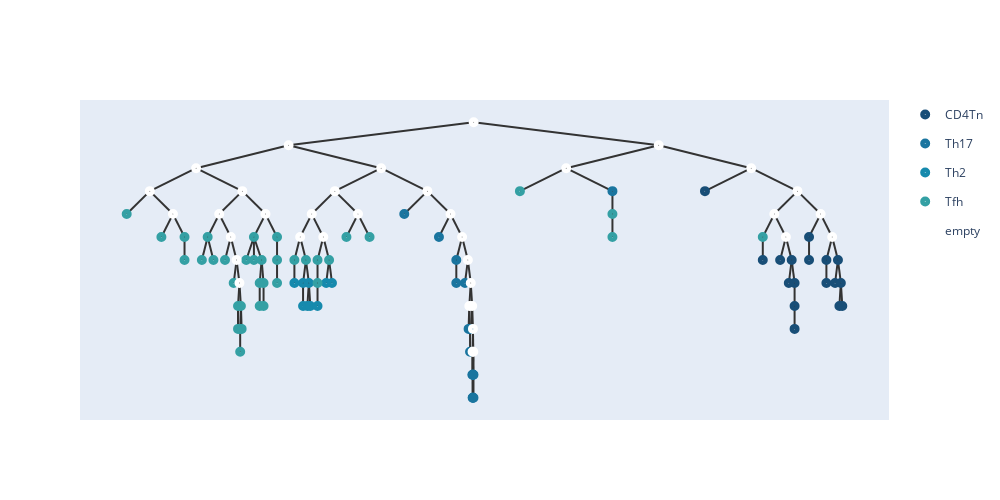

This figure's notebook cell:
### Code cell
temp,root = merge_points(similarities,root,nodes1,embeddings,0,1,100,n)
for i in nodes1:
    i.hyper = temp[int(i)]
    i.value =  temp[int(i)]
embeddings = temp.numpy();
add_meta(root,meta_list1,[])
show_tree(root,color=['#184e77','#1a759f','#168aad',"#34a0a4",'#52b69a','#99d98c','#76c893','#99d98c']).show_fig()
remove_meta(root);

### Figure 1 — Plotly figure (JSON) as saved in the notebook; plotly's stock layout.template omitted (floating-point values rounded to 4 significant figures)
{"data": [{"hoverinfo": "text", "hovertext": ["38_CD4Tn", "58_CD4Tn", "64_CD4Tn", "60_CD4Tn", "66_CD4Tn", "13_CD4Tn", "32_CD4Tn", "12_CD4Tn", "22_CD4Tn", "65_CD4Tn", "74_CD4Tn", "59_CD4Tn", "21_CD4Tn", "16_CD4Tn", "67_CD4Tn", "27_CD4Tn", "40_CD4Tn"], "legendgroup": "CD4Tn", "marker": {"color": "#184e77", "size": 10, "symbol": "circle-dot"}, "mode": "markers+text", "name": "CD4Tn", "type": "scatter", "x": [8.312, 9.016, 9.227, 9.367, 9.332, 9.402, 9.402, 9.402, 9.578, 9.578, 9.789, 9.789, 9.93, 9.895, 9.965, 9.947, 9.982], "y": [0.5, -4, -4, -4, -5.5, -5.5, -7, -8.5, -2.5, -4, -4, -5.5, -4, -5.5, -5.5, -7, -7]}, {"hoverinfo": "text", "hovertext": ["76_Th17", "71_Th17", "14_Th17", "28_Th17", "50_Th17", "26_Th17", "25_Th17", "23_Th17", "6_Th17", "63_Th17", "17_Th17", "19_Th17", "33_Th17", "9_Th17", "73_Th17", "55_Th17", "30_Th17"], "legendgroup": "Th17", "marker": {"color": "#1a759f", "size": 10, "symbol": "circle-dot"}, "mode": "markers+text", "name": "Th17", "type": "scatter", "x": [4.656, 5.078, 5.289, 5.289, 5.395, 5.438, 5.456, 5.456, 5.474, 5.485, 5.489, 5.488, 5.49, 5.493, 5.498, 5.498, 7.188], "y": [-1, -2.5, -4, -5.5, -5.5, -8.5, -8.5, -10, -8.5, -11.5, -11.5, -13, -13, -11.5, -11.5, -13, 0.5]}, {"hoverinfo": "text", "hovertext": ["2_Th2", "8_Th2", "54_Th2", "11_Th2", "0_Th2", "7_Th2", "72_Th2", "48_Th2", "78_Th2"], "legendgroup": "Th2", "marker": {"color": "#168aad", "size": 10, "symbol": "circle-dot"}, "mode": "markers+text", "name": "Th2", "type": "scatter", "x": [3.32, 3.426, 3.426, 3.496, 3.479, 3.514, 3.602, 3.707, 3.777], "y": [-5.5, -5.5, -7, -5.5, -7, -7, -7, -5.5, -5.5]}, {"hoverinfo": "text", "hovertext": ["31_Tfh", "61_Tfh", "44_Tfh", "20_Tfh", "1_Tfh", "49_Tfh", "4_Tfh", "37_Tfh", "51_Tfh", "34_Tfh", "43_Tfh", "56_Tfh", "62_Tfh", "68_Tfh", "10_Tfh", "52_Tfh", "53_Tfh", "36_Tfh", "18_Tfh", "75_Tfh", "5_Tfh", "46_Tfh", "57_Tfh", "79_Tfh", "42_Tfh", "45_Tfh", "35_Tfh", "47_Tfh", "39_Tfh", "15_Tfh", "41_Tfh", "29_Tfh", "69_Tfh", "70_Tfh", "3_Tfh", "24_Tfh", "77_Tfh"], "legendgroup": "Tfh", "marker": {"color": "#34a0a4", "size": 10, "symbol": "circle-dot"}, "mode": "markers+text", "name": "Tfh", "type": "scatter", "x": [1.281, 1.703, 1.984, 1.984, 2.266, 2.195, 2.336, 2.477, 2.582, 2.635, 2.635, 2.67, 2.661, 2.661, 2.679, 2.828, 2.734, 2.828, 2.922, 2.898, 2.898, 2.945, 2.945, 3.109, 3.109, 3.109, 3.32, 3.461, 3.602, 3.602, 3.742, 3.953, 4.234, 6.062, 7.188, 7.188, 9.016], "y": [-1, -2.5, -2.5, -4, -2.5, -4, -4, -4, -5.5, -7, -8.5, -7, -8.5, -10, -8.5, -2.5, -4, -4, -4, -5.5, -7, -5.5, -7, -2.5, -4, -5.5, -4, -4, -4, -5.5, -4, -2.5, -2.5, 0.5, -1, -2.5, -2.5]}, {"hoverinfo": "text", "hovertext": ["158", "156", "151", "148", "144", "149", "132", "129", "126", "125", "141", "155", "150", "134", "118", "131", "138", "153", "152", "145", "142", "140", "137", "139", "136", "127", "135", "157", "146", "154", "147", "128", "124", "143", "130"], "legendgroup": "empty", "marker": {"color": "#fff", "size": 10, "symbol": "circle-dot"}, "mode": "markers+text", "name": "empty", "type": "scatter", "x": [5.5, 3.25, 2.125, 1.562, 1.844, 2.688, 2.406, 2.547, 2.617, 2.652, 2.969, 4.375, 3.812, 3.531, 3.391, 3.672, 4.094, 4.938, 5.219, 5.359, 5.43, 5.465, 5.447, 5.482, 5.491, 5.487, 5.496, 7.75, 6.625, 8.875, 9.438, 9.156, 9.297, 9.719, 9.859], "y": [5, 3.5, 2, 0.5, -1, 0.5, -1, -2.5, -4, -5.5, -1, 2, 0.5, -1, -2.5, -2.5, -1, 0.5, -1, -2.5, -4, -5.5, -7, -7, -8.5, -10, -10, 3.5, 2, 2, 0.5, -1, -2.5, -1, -2.5]}], "layout": {"height": 500, "shapes": [{"layer": "below", "line": {"color": "#333", "width": 2}, "type": "line", "x0": 5.5, "x1": 5.5, "y0": 5, "y1": 5}, {"layer": "below", "line": {"color": "#333", "width": 2}, "type": "line", "x0": 5.5, "x1": 3.25, "y0": 5, "y1": 3.5}, {"layer": "below", "line": {"color": "#333", "width": 2}, "type": "line", "x0": 3.25, "x1": 2.125, "y0": 3.5, "y1": 2}, {"layer": "below", "line": {"color": "#333", "width": 2}, "type": "line", "x0": 2.125, "x1": 1.562, "y0": 2, "y1": 0.5}, {"layer": "below", "line": {"color": "#333", "width": 2}, "type": "line", "x0": 1.562, "x1": 1.281, "y0": 0.5, "y1": -1}, {"layer": "below", "line": {"color": "#333", "width": 2}, "type": "line", "x0": 1.562, "x1": 1.844, "y0": 0.5, "y1": -1}, {"layer": "below", "line": {"color": "#333", "width": 2}, "type": "line", "x0": 1.844, "x1": 1.703, "y0": -1, "y1": -2.5}, {"layer": "below", "line": {"color": "#333", "width": 2}, "type": "line", "x0": 1.844, "x1": 1.984, "y0": -1, "y1": -2.5}, {"layer": "below", "line": {"color": "#333", "width": 2}, "type": "line", "x0": 1.984, "x1": 1.984, "y0": -2.5, "y1": -4}, {"layer": "below", "line": {"color": "#333", "width": 2}, "type": "line", "x0": 2.125, "x1": 2.688, "y0": 2, "y1": 0.5}, {"layer": "below", "line": {"color": "#333", "width": 2}, "type": "line", "x0": 2.688, "x1": 2.406, "y0": 0.5, "y1": -1}, {"layer": "below", "line": {"color": "#333", "width": 2}, "type": "line", "x0": 2.406, "x1": 2.266, "y0": -1, "y1": -2.5}, {"layer": "below", "line": {"color": "#333", "width": 2}, "type": "line", "x0": 2.266, "x1": 2.195, "y0": -2.5, "y1": -4}, {"layer": "below", "line": {"color": "#333", "width": 2}, "type": "line", "x0": 2.266, "x1": 2.336, "y0": -2.5, "y1": -4}, {"layer": "below", "line": {"color": "#333", "width": 2}, "type": "line", "x0": 2.406, "x1": 2.547, "y0": -1, "y1": -2.5}, {"layer": "below", "line": {"color": "#333", "width": 2}, "type": "line", "x0": 2.547, "x1": 2.477, "y0": -2.5, "y1": -4}, {"layer": "below", "line": {"color": "#333", "width": 2}, "type": "line", "x0": 2.547, "x1": 2.617, "y0": -2.5, "y1": -4}, {"layer": "below", "line": {"color": "#333", "width": 2}, "type": "line", "x0": 2.617, "x1": 2.582, "y0": -4, "y1": -5.5}, {"layer": "below", "line": {"color": "#333", "width": 2}, "type": "line", "x0": 2.617, "x1": 2.652, "y0": -4, "y1": -5.5}, {"layer": "below", "line": {"color": "#333", "width": 2}, "type": "line", "x0": 2.652, "x1": 2.635, "y0": -5.5, "y1": -7}, {"layer": "below", "line": {"color": "#333", "width": 2}, "type": "line", "x0": 2.635, "x1": 2.635, "y0": -7, "y1": -8.5}, {"layer": "below", "line": {"color": "#333", "width": 2}, "type": "line", "x0": 2.652, "x1": 2.67, "y0": -5.5, "y1": -7}, {"layer": "below", "line": {"color": "#333", "width": 2}, "type": "line", "x0": 2.67, "x1": 2.661, "y0": -7, "y1": -8.5}, {"layer": "below", "line": {"color": "#333", "width": 2}, "type": "line", "x0": 2.661, "x1": 2.661, "y0": -8.5, "y1": -10}, {"layer": "below", "line": {"color": "#333", "width": 2}, "type": "line", "x0": 2.67, "x1": 2.679, "y0": -7, "y1": -8.5}, {"layer": "below", "line": {"color": "#333", "width": 2}, "type": "line", "x0": 2.688, "x1": 2.969, "y0": 0.5, "y1": -1}, {"layer": "below", "line": {"color": "#333", "width": 2}, "type": "line", "x0": 2.969, "x1": 2.828, "y0": -1, "y1": -2.5}, {"layer": "below", "line": {"color": "#333", "width": 2}, "type": "line", "x0": 2.828, "x1": 2.734, "y0": -2.5, "y1": -4}, {"layer": "below", "line": {"color": "#333", "width": 2}, "type": "line", "x0": 2.828, "x1": 2.828, "y0": -2.5, "y1": -4}, {"layer": "below", "line": {"color": "#333", "width": 2}, "type": "line", "x0": 2.828, "x1": 2.922, "y0": -2.5, "y1": -4}, {"layer": "below", "line": {"color": "#333", "width": 2}, "type": "line", "x0": 2.922, "x1": 2.898, "y0": -4, "y1": -5.5}, {"layer": "below", "line": {"color": "#333", "width": 2}, "type": "line", "x0": 2.898, "x1": 2.898, "y0": -5.5, "y1": -7}, {"layer": "below", "line": {"color": "#333", "width": 2}, "type": "line", "x0": 2.922, "x1": 2.945, "y0": -4, "y1": -5.5}, {"layer": "below", "line": {"color": "#333", "width": 2}, "type": "line", "x0": 2.945, "x1": 2.945, "y0": -5.5, "y1": -7}, {"layer": "below", "line": {"color": "#333", "width": 2}, "type": "line", "x0": 2.969, "x1": 3.109, "y0": -1, "y1": -2.5}, {"layer": "below", "line": {"color": "#333", "width": 2}, "type": "line", "x0": 3.109, "x1": 3.109, "y0": -2.5, "y1": -4}, {"layer": "below", "line": {"color": "#333", "width": 2}, "type": "line", "x0": 3.109, "x1": 3.109, "y0": -4, "y1": -5.5}, {"layer": "below", "line": {"color": "#333", "width": 2}, "type": "line", "x0": 3.25, "x1": 4.375, "y0": 3.5, "y1": 2}, {"layer": "below", "line": {"color": "#333", "width": 2}, "type": "line", "x0": 4.375, "x1": 3.812, "y0": 2, "y1": 0.5}, {"layer": "below", "line": {"color": "#333", "width": 2}, "type": "line", "x0": 3.812, "x1": 3.531, "y0": 0.5, "y1": -1}, {"layer": "below", "line": {"color": "#333", "width": 2}, "type": "line", "x0": 3.531, "x1": 3.391, "y0": -1, "y1": -2.5}, {"layer": "below", "line": {"color": "#333", "width": 2}, "type": "line", "x0": 3.391, "x1": 3.32, "y0": -2.5, "y1": -4}, {"layer": "below", "line": {"color": "#333", "width": 2}, "type": "line", "x0": 3.32, "x1": 3.32, "y0": -4, "y1": -5.5}, {"layer": "below", "line": {"color": "#333", "width": 2}, "type": "line", "x0": 3.391, "x1": 3.461, "y0": -2.5, "y1": -4}, {"layer": "below", "line": {"color": "#333", "width": 2}, "type": "line", "x0": 3.461, "x1": 3.426, "y0": -4, "y1": -5.5}, {"layer": "below", "line": {"color": "#333", "width": 2}, "type": "line", "x0": 3.426, "x1": 3.426, "y0": -5.5, "y1": -7}, {"layer": "below", "line": {"color": "#333", "width": 2}, "type": "line", "x0": 3.461, "x1": 3.496, "y0": -4, "y1": -5.5}, {"layer": "below", "line": {"color": "#333", "width": 2}, "type": "line", "x0": 3.496, "x1": 3.479, "y0": -5.5, "y1": -7}, {"layer": "below", "line": {"color": "#333", "width": 2}, "type": "line", "x0": 3.496, "x1": 3.514, "y0": -5.5, "y1": -7}, {"layer": "below", "line": {"color": "#333", "width": 2}, "type": "line", "x0": 3.531, "x1": 3.672, "y0": -1, "y1": -2.5}, {"layer": "below", "line": {"color": "#333", "width": 2}, "type": "line", "x0": 3.672, "x1": 3.602, "y0": -2.5, "y1": -4}, {"layer": "below", "line": {"color": "#333", "width": 2}, "type": "line", "x0": 3.602, "x1": 3.602, "y0": -4, "y1": -5.5}, {"layer": "below", "line": {"color": "#333", "width": 2}, "type": "line", "x0": 3.602, "x1": 3.602, "y0": -5.5, "y1": -7}, {"layer": "below", "line": {"color": "#333", "width": 2}, "type": "line", "x0": 3.672, "x1": 3.742, "y0": -2.5, "y1": -4}, {"layer": "below", "line": {"color": "#333", "width": 2}, "type": "line", "x0": 3.742, "x1": 3.707, "y0": -4, "y1": -5.5}, {"layer": "below", "line": {"color": "#333", "width": 2}, "type": "line", "x0": 3.742, "x1": 3.777, "y0": -4, "y1": -5.5}, {"layer": "below", "line": {"color": "#333", "width": 2}, "type": "line", "x0": 3.812, "x1": 4.094, "y0": 0.5, "y1": -1}, {"layer": "below", "line": {"color": "#333", "width": 2}, "type": "line", "x0": 4.094, "x1": 3.953, "y0": -1, "y1": -2.5}, {"layer": "below", "line": {"color": "#333", "width": 2}, "type": "line", "x0": 4.094, "x1": 4.234, "y0": -1, "y1": -2.5}, {"layer": "below", "line": {"color": "#333", "width": 2}, "type": "line", "x0": 4.375, "x1": 4.938, "y0": 2, "y1": 0.5}, {"layer": "below", "line": {"color": "#333", "width": 2}, "type": "line", "x0": 4.938, "x1": 4.656, "y0": 0.5, "y1": -1}, {"layer": "below", "line": {"color": "#333", "width": 2}, "type": "line", "x0": 4.938, "x1": 5.219, "y0": 0.5, "y1": -1}, {"layer": "below", "line": {"color": "#333", "width": 2}, "type": "line", "x0": 5.219, "x1": 5.078, "y0": -1, "y1": -2.5}, {"layer": "below", "line": {"color": "#333", "width": 2}, "type": "line", "x0": 5.219, "x1": 5.359, "y0": -1, "y1": -2.5}, {"layer": "below", "line": {"color": "#333", "width": 2}, "type": "line", "x0": 5.359, "x1": 5.289, "y0": -2.5, "y1": -4}, {"layer": "below", "line": {"color": "#333", "width": 2}, "type": "line", "x0": 5.289, "x1": 5.289, "y0": -4, "y1": -5.5}, {"layer": "below", "line": {"color": "#333", "width": 2}, "type": "line", "x0": 5.359, "x1": 5.43, "y0": -2.5, "y1": -4}, {"layer": "below", "line": {"color": "#333", "width": 2}, "type": "line", "x0": 5.43, "x1": 5.395, "y0": -4, "y1": -5.5}, {"layer": "below", "line": {"color": "#333", "width": 2}, "type": "line", "x0": 5.43, "x1": 5.465, "y0": -4, "y1": -5.5}, {"layer": "below", "line": {"color": "#333", "width": 2}, "type": "line", "x0": 5.465, "x1": 5.447, "y0": -5.5, "y1": -7}, {"layer": "below", "line": {"color": "#333", "width": 2}, "type": "line", "x0": 5.447, "x1": 5.438, "y0": -7, "y1": -8.5}, {"layer": "below", "line": {"color": "#333", "width": 2}, "type": "line", "x0": 5.447, "x1": 5.456, "y0": -7, "y1": -8.5}, {"layer": "below", "line": {"color": "#333", "width": 2}, "type": "line", "x0": 5.456, "x1": 5.456, "y0": -8.5, "y1": -10}, {"layer": "below", "line": {"color": "#333", "width": 2}, "type": "line", "x0": 5.465, "x1": 5.482, "y0": -5.5, "y1": -7}, {"layer": "below", "line": {"color": "#333", "width": 2}, "type": "line", "x0": 5.482, "x1": 5.474, "y0": -7, "y1": -8.5}, {"layer": "below", "line": {"color": "#333", "width": 2}, "type": "line", "x0": 5.482, "x1": 5.491, "y0": -7, "y1": -8.5}, {"layer": "below", "line": {"color": "#333", "width": 2}, "type": "line", "x0": 5.491, "x1": 5.487, "y0": -8.5, "y1": -10}, {"layer": "below", "line": {"color": "#333", "width": 2}, "type": "line", "x0": 5.487, "x1": 5.485, "y0": -10, "y1": -11.5}, {"layer": "below", "line": {"color": "#333", "width": 2}, "type": "line", "x0": 5.487, "x1": 5.489, "y0": -10, "y1": -11.5}, {"layer": "below", "line": {"color": "#333", "width": 2}, "type": "line", "x0": 5.489, "x1": 5.488, "y0": -11.5, "y1": -13}, {"layer": "below", "line": {"color": "#333", "width": 2}, "type": "line", "x0": 5.489, "x1": 5.49, "y0": -11.5, "y1": -13}, {"layer": "below", "line": {"color": "#333", "width": 2}, "type": "line", "x0": 5.491, "x1": 5.496, "y0": -8.5, "y1": -10}, {"layer": "below", "line": {"color": "#333", "width": 2}, "type": "line", "x0": 5.496, "x1": 5.493, "y0": -10, "y1": -11.5}, {"layer": "below", "line": {"color": "#333", "width": 2}, "type": "line", "x0": 5.496, "x1": 5.498, "y0": -10, "y1": -11.5}, {"layer": "below", "line": {"color": "#333", "width": 2}, "type": "line", "x0": 5.498, "x1": 5.498, "y0": -11.5, "y1": -13}, {"layer": "below", "line": {"color": "#333", "width": 2}, "type": "line", "x0": 5.5, "x1": 7.75, "y0": 5, "y1": 3.5}, {"layer": "below", "line": {"color": "#333", "width": 2}, "type": "line", "x0": 7.75, "x1": 6.625, "y0": 3.5, "y1": 2}, {"layer": "below", "line": {"color": "#333", "width": 2}, "type": "line", "x0": 6.625, "x1": 6.062, "y0": 2, "y1": 0.5}, {"layer": "below", "line": {"color": "#333", "width": 2}, "type": "line", "x0": 6.625, "x1": 7.188, "y0": 2, "y1": 0.5}, {"layer": "below", "line": {"color": "#333", "width": 2}, "type": "line", "x0": 7.188, "x1": 7.188, "y0": 0.5, "y1": -1}, {"layer": "below", "line": {"color": "#333", "width": 2}, "type": "line", "x0": 7.188, "x1": 7.188, "y0": -1, "y1": -2.5}, {"layer": "below", "line": {"color": "#333", "width": 2}, "type": "line", "x0": 7.75, "x1": 8.875, "y0": 3.5, "y1": 2}, {"layer": "below", "line": {"color": "#333", "width": 2}, "type": "line", "x0": 8.875, "x1": 8.312, "y0": 2, "y1": 0.5}, {"layer": "below", "line": {"color": "#333", "width": 2}, "type": "line", "x0": 8.875, "x1": 9.438, "y0": 2, "y1": 0.5}, {"layer": "below", "line": {"color": "#333", "width": 2}, "type": "line", "x0": 9.438, "x1": 9.156, "y0": 0.5, "y1": -1}, {"layer": "below", "line": {"color": "#333", "width": 2}, "type": "line", "x0": 9.156, "x1": 9.016, "y0": -1, "y1": -2.5}, {"layer": "below", "line": {"color": "#333", "width": 2}, "type": "line", "x0": 9.016, "x1": 9.016, "y0": -2.5, "y1": -4}, {"layer": "below", "line": {"color": "#333", "width": 2}, "type": "line", "x0": 9.156, "x1": 9.297, "y0": -1, "y1": -2.5}, {"layer": "below", "line": {"color": "#333", "width": 2}, "type": "line", "x0": 9.297, "x1": 9.227, "y0": -2.5, "y1": -4}, {"layer": "below", "line": {"color": "#333", "width": 2}, "type": "line", "x0": 9.297, "x1": 9.367, "y0": -2.5, "y1": -4}, {"layer": "below", "line": {"color": "#333", "width": 2}, "type": "line", "x0": 9.367, "x1": 9.332, "y0": -4, "y1": -5.5}, {"layer": "below", "line": {"color": "#333", "width": 2}, "type": "line", "x0": 9.367, "x1": 9.402, "y0": -4, "y1": -5.5}, {"layer": "below", "line": {"color": "#333", "width": 2}, "type": "line", "x0": 9.402, "x1": 9.402, "y0": -5.5, "y1": -7}, {"layer": "below", "line": {"color": "#333", "width": 2}, "type": "line", "x0": 9.402, "x1": 9.402, "y0": -7, "y1": -8.5}, {"layer": "below", "line": {"color": "#333", "width": 2}, "type": "line", "x0": 9.438, "x1": 9.719, "y0": 0.5, "y1": -1}, {"layer": "below", "line": {"color": "#333", "width": 2}, "type": "line", "x0": 9.719, "x1": 9.578, "y0": -1, "y1": -2.5}, {"layer": "below", "line": {"color": "#333", "width": 2}, "type": "line", "x0": 9.578, "x1": 9.578, "y0": -2.5, "y1": -4}, {"layer": "below", "line": {"color": "#333", "width": 2}, "type": "line", "x0": 9.719, "x1": 9.859, "y0": -1, "y1": -2.5}, {"layer": "below", "line": {"color": "#333", "width": 2}, "type": "line", "x0": 9.859, "x1": 9.789, "y0": -2.5, "y1": -4}, {"layer": "below", "line": {"color": "#333", "width": 2}, "type": "line", "x0": 9.789, "x1": 9.789, "y0": -4, "y1": -5.5}, {"layer": "below", "line": {"color": "#333", "width": 2}, "type": "line", "x0": 9.859, "x1": 9.93, "y0": -2.5, "y1": -4}, {"layer": "below", "line": {"color": "#333", "width": 2}, "type": "line", "x0": 9.93, "x1": 9.895, "y0": -4, "y1": -5.5}, {"layer": "below", "line": {"color": "#333", "width": 2}, "type": "line", "x0": 9.93, "x1": 9.965, "y0": -4, "y1": -5.5}, {"layer": "below", "line": {"color": "#333", "width": 2}, "type": "line", "x0": 9.965, "x1": 9.947, "y0": -5.5, "y1": -7}, {"layer": "below", "line": {"color": "#333", "width": 2}, "type": "line", "x0": 9.965, "x1": 9.982, "y0": -5.5, "y1": -7}], "width": 1000, "xaxis": {"showgrid": false, "showline": false, "showticklabels": false, "zeroline": false}, "yaxis": {"showgrid": false, "showline": false, "showticklabels": false, "zeroline": false}}}
